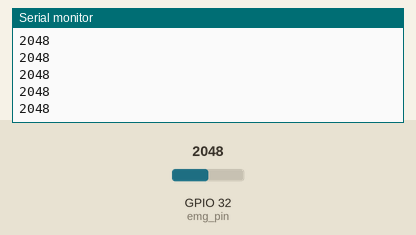
This sketch was run on a simulated ESP32. On the bench: the last lines printed to the serial monitor. The test bench sets the inputs (shaded band); at power-on: GPIO 32 (emg_pin) = 2048.

Above: at 1.2 s.
1.3 s: GPIO 32 (emg_pin) set to 2866
At 1.56 s:
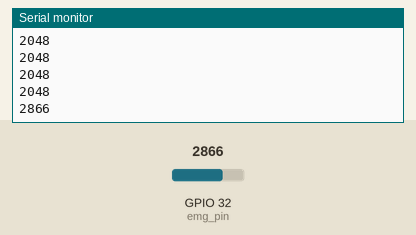
2.8 s: GPIO 32 (emg_pin) set to 3603
At 2.96 s:
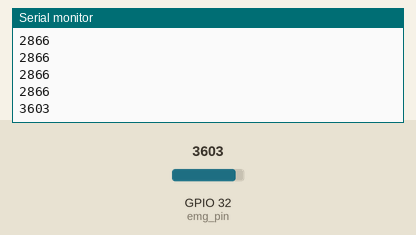
Timing chart, 0 to 5.8 s (numbered marks = the images above; inputs shaded):
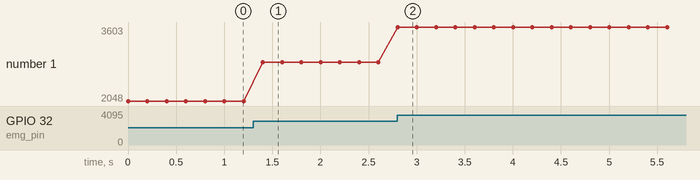

The sketch:

emg_read_print.ino
```cpp
int emg_pin = 32;

String emg_value = "EMG value";
String threshold = "Threshold";

void setup()
{
  Serial.begin(9600);
  pinMode(emg_pin, INPUT);
}

void loop()
{
  int value = analogRead(emg_pin);
  Serial.println(value);
  delay(200);
}
```

Measured:
- after the input at 1.3 s, the serial monitor: prints a new line after 0.10 s (image 1)
- after the input at 2.8 s, the serial monitor: prints a new line at once (image 2)
- plotted number 1: 2048 → 2866 after the input at 1.3 s, 2866 → 3603 after the input at 2.8 s
